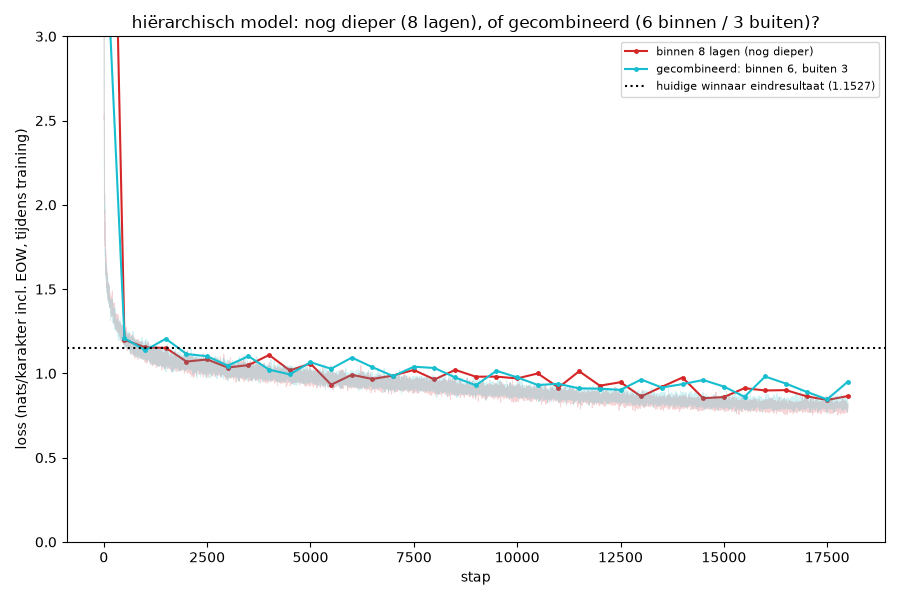

Write the Python code that produced this figure.
"""Vervolg op hierarchisch_sweep5.py: diepte aan de binnenkant bleek de enige
nog werkende hefboom (2->4->6 lagen: +0,042 dan -0,020 t.o.v. 4). Twee vragen:

  1. Blijft dieper nog verder winnen (8 lagen), of is 6 al een plafond zoals
     n_embed_buiten dat was?
  2. De buitenste transformer bleek ongevoelig voor zowel breedte (experiment
     20) als diepte (experiment 21: 3/5/8 lagen binnen 0,002 van elkaar) - dus
     een combinatie van de winnende diepte binnen (6) met een goedkopere,
     minder diepe buitenkant (3 i.p.v. 5 lagen) zou gelijke kwaliteit moeten
     geven voor minder rekenwerk. Waard om te bevestigen voordat het de
     nieuwe standaard wordt.
"""
import time
from pathlib import Path

import torch
import torch.nn.functional as F
import matplotlib
matplotlib.use("Agg")
import matplotlib.pyplot as plt

from exp import APPARAAT, DATA_MAP, TEKST_BESTANDEN, TRAIN_FRACTIE, CharTokenizer
from hierarchisch import (splits_in_brokken, codeer_brok, bouw_brok_tensor, maak_woord_batch,
                          HierarchischModel, genereer_hierarchisch)

MAX_BROK_LENGTE = 16
BROK_VENSTER = 32
N_EMBED_BINNEN = 128
N_KOPPEN_BINNEN = 4
N_EMBED_BUITEN = 160
N_KOPPEN_BUITEN = 4
AANTAL = 64
N_STAPPEN = 18000
EVAL_INTERVAL = 500
LR, DROPOUT = 3e-3, 0.1

BASELINE_CHAR = 1.2605
WINNAAR = 1.1527  # n_embed_binnen=128, 6 lagen, n_embed_buiten=160, 5 lagen - zie sweep5

VARIANTEN = [
    ("binnen 8 lagen (nog dieper)",        dict(n_lagen_enc=8, n_lagen_dec=8, n_lagen_buiten=5)),
    ("gecombineerd: binnen 6, buiten 3",   dict(n_lagen_enc=6, n_lagen_dec=6, n_lagen_buiten=3)),
]

boeken = [(n, (DATA_MAP / n).read_text(encoding="utf-8")) for n in TEKST_BESTANDEN]
tekst = "".join(t for _, t in boeken)
tok = CharTokenizer(tekst)
EOW_ID, PAD_ID = tok.vocab_size, tok.vocab_size + 1
print(f"apparaat={APPARAAT}  vocab={tok.vocab_size}  totaal={len(tekst):,} karakters\n", flush=True)

train_brokken, test_brokken = bouw_brok_tensor(boeken, tok, MAX_BROK_LENGTE, EOW_ID, PAD_ID, TRAIN_FRACTIE)
train_brokken, test_brokken = train_brokken.to(APPARAAT), test_brokken.to(APPARAAT)
print(f"brokken: train={train_brokken.shape[0]:,}  test={test_brokken.shape[0]:,}\n", flush=True)

UITVOER = Path(__file__).parent / "hierarchisch_sweep6_resultaten.pt"
resultaten = torch.load(UITVOER) if UITVOER.exists() else {}

for naam, hp in VARIANTEN:
    if naam in resultaten:
        r = resultaten[naam]
        print(f"{naam:>40s}  nats/char {r['nats_excl']:.4f}  (overgeslagen)", flush=True)
        continue

    torch.manual_seed(0)
    model = HierarchischModel(
        tok_vocab_size=tok.vocab_size, pad_id=PAD_ID, eow_id=EOW_ID, max_brok_lengte=MAX_BROK_LENGTE,
        n_embed_binnen=N_EMBED_BINNEN, n_lagen_enc=hp["n_lagen_enc"], n_lagen_dec=hp["n_lagen_dec"],
        n_koppen_binnen=N_KOPPEN_BINNEN, n_embed_buiten=N_EMBED_BUITEN, n_lagen_buiten=hp["n_lagen_buiten"],
        n_koppen_buiten=N_KOPPEN_BUITEN, brok_venster=BROK_VENSTER, dropout=DROPOUT,
    ).to(APPARAAT)
    n_par = sum(p.numel() for p in model.parameters())
    optimizer = torch.optim.AdamW(model.parameters(), lr=LR)
    scheduler = torch.optim.lr_scheduler.CosineAnnealingLR(optimizer, T_max=N_STAPPEN)
    char_vocab_out = model.decoder.uit.out_features

    print(f"\n--- {naam} ({n_par:,} parameters) ---", flush=True)
    t0 = time.time()
    train_losses, test_stappen, test_losses = [], [], []
    hoogste_train_loss_na_opwarmen = 0.0
    for stap in range(N_STAPPEN):
        x_b, y_b = maak_woord_batch(train_brokken, BROK_VENSTER, AANTAL)
        logits = model(x_b, y_b)
        loss = F.cross_entropy(logits.reshape(-1, char_vocab_out), y_b.reshape(-1), ignore_index=PAD_ID)
        optimizer.zero_grad(); loss.backward(); optimizer.step(); scheduler.step()
        train_losses.append(loss.item())
        if stap > 1000:
            hoogste_train_loss_na_opwarmen = max(hoogste_train_loss_na_opwarmen, loss.item())

        if stap % EVAL_INTERVAL == 0 or stap == N_STAPPEN - 1:
            model.eval()
            with torch.no_grad():
                x_t, y_t = maak_woord_batch(test_brokken, BROK_VENSTER, AANTAL)
                logits_t = model(x_t, y_t)
                loss_t = F.cross_entropy(logits_t.reshape(-1, char_vocab_out), y_t.reshape(-1), ignore_index=PAD_ID)
            model.train()
            test_stappen.append(stap); test_losses.append(loss_t.item())
            print(f"  stap {stap:>6}  train {loss.item():.3f}  test {loss_t.item():.3f}  "
                  f"({time.time()-t0:.0f}s)", flush=True)

    model.eval()
    som_excl, aantal_excl = 0.0, 0
    with torch.no_grad():
        for _ in range(20):
            x_t, y_t = maak_woord_batch(test_brokken, BROK_VENSTER, 256)
            logits_t = model(x_t, y_t)
            verlies = F.cross_entropy(logits_t.reshape(-1, char_vocab_out), y_t.reshape(-1),
                                      ignore_index=PAD_ID, reduction="none")
            y_flat = y_t.reshape(-1)
            inhoud = (y_flat != PAD_ID) & (y_flat != EOW_ID)
            som_excl += verlies[inhoud].sum().item()
            aantal_excl += inhoud.sum().item()
    nats_excl = som_excl / aantal_excl

    voorbeeld_brokken = [codeer_brok(b, tok, MAX_BROK_LENGTE, EOW_ID, PAD_ID) for b in splits_in_brokken("Op een dag ")]
    voorbeeld_tekst, _ = genereer_hierarchisch(model, tok, voorbeeld_brokken, brok_venster=BROK_VENSTER,
                                               n_nieuwe_woorden=30, apparaat=APPARAAT, temperatuur=0.7)

    resultaten[naam] = dict(train_losses=train_losses, test_stappen=test_stappen, test_losses=test_losses,
                            nats_excl=nats_excl, n_par=n_par, voorbeeld=voorbeeld_tekst,
                            hoogste_train_loss_na_opwarmen=hoogste_train_loss_na_opwarmen, hp=hp,
                            state_dict={k: v.cpu() for k, v in model.state_dict().items()})
    print(f"  KLAAR: nats/karakter (excl EOW) = {nats_excl:.4f}  "
          f"({'STABIEL' if hoogste_train_loss_na_opwarmen < 3 else 'INSTABIEL'})  "
          f"({(time.time()-t0)/60:.1f} min)", flush=True)
    print(f"  voorbeeld: {voorbeeld_tekst!r}", flush=True)
    torch.save(resultaten, UITVOER)

print("\n" + "=" * 70)
print(f"{'':>40s}  nats/char   verschil vs winnaar (1,1527)")
print(f"{'char-model':>40s}  {BASELINE_CHAR:>9.4f}")
print(f"{'huidige winnaar (binnen 6, buiten 5)':>40s}  {WINNAAR:>9.4f}   (referentie)")
for naam, _ in VARIANTEN:
    r = resultaten[naam]
    print(f"{naam:>40s}  {r['nats_excl']:>9.4f}   {r['nats_excl']-WINNAAR:>+9.4f}")

scores = {"huidige winnaar": WINNAAR}
for naam, _ in VARIANTEN:
    scores[naam] = resultaten[naam]["nats_excl"]
beste_naam = min(scores, key=scores.get)
print(f"\nbeste: {beste_naam}  ({scores[beste_naam]:.4f})")
if beste_naam != "huidige winnaar" and scores[beste_naam] < WINNAAR:
    print("NIEUWE WINNAAR gevonden!")

fig, ax = plt.subplots(figsize=(9, 6))
for (naam, _), kleur in zip(VARIANTEN, ["tab:red", "tab:cyan"]):
    r = resultaten[naam]
    ax.plot(range(len(r["train_losses"])), r["train_losses"], color=kleur, alpha=0.2, linewidth=0.7)
    ax.plot(r["test_stappen"], r["test_losses"], color=kleur, marker="o", markersize=2.5, label=naam)
ax.axhline(WINNAAR, color="black", linestyle=":", label=f"huidige winnaar eindresultaat ({WINNAAR})")
ax.set_ylim(0, 3)
ax.set_xlabel("stap"); ax.set_ylabel("loss (nats/karakter incl. EOW, tijdens training)")
ax.set_title("hiërarchisch model: nog dieper (8 lagen), of gecombineerd (6 binnen / 3 buiten)?")
ax.legend(fontsize=8)
fig.tight_layout()
plot_pad = Path(__file__).parent / "hierarchisch_sweep6.png"
fig.savefig(plot_pad)
print(f"\nplot opgeslagen: {plot_pad}", flush=True)
